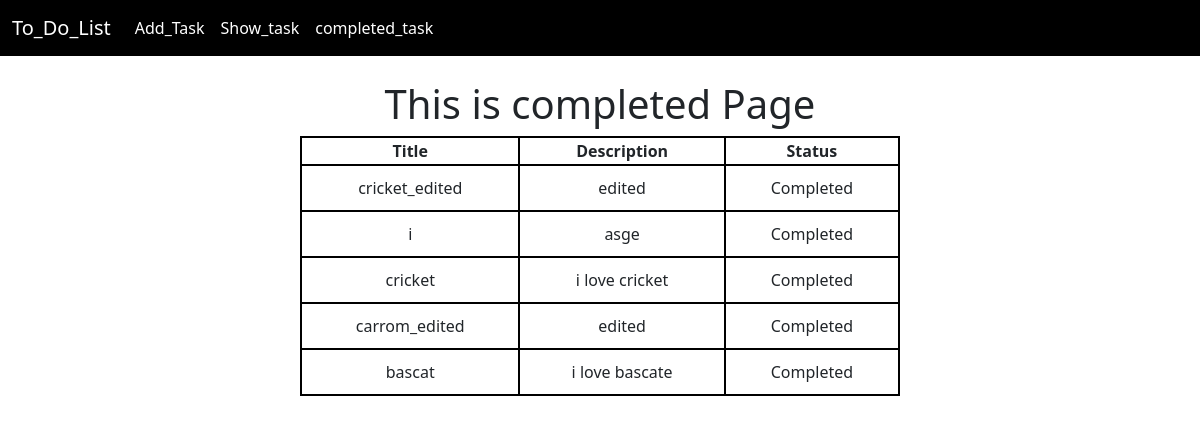
/completed_tasks/, run on the app's committed database.
### first_app/models.py (models this page shows, shortened)
class TaskModel(models.Model):
    taskTitle = models.CharField(max_length=100)
    taskDescription = models.CharField(max_length=500)
    is_completed = models.BooleanField(default=False)

### first_app/views.py (the view)
# urls.py: path("completed_tasks/", views.completed_tasks, name="completed_task"),
def completed_tasks(request):
    completed_tasks = TaskModel.objects.filter(is_completed=True)
    return render(request, './completed_task.html', {'completed_tasks': completed_tasks})

### first_app/templates/completed_task.html (shortened to what this page needs)
{% extends 'base.html' %}
{% block content %}
     <br/>
    <table style="width: 50%; margin:auto;">
      <h1 style="text-align: center;">This is completed Page</h1>
      <thead>
        <tr style="margin-bottom: 10px;">
          <th style="text-align: center; border: 2px solid black;">Title</th>
          <th style="text-align: center; border: 2px solid black;">Description</th>
          <th style="text-align: center; border: 2px solid black;">Status</th>
        </tr>
      </thead>
      <tbody>
        {% for task in completed_tasks %}
          <tr style="margin-bottom: 10px;">
            <td style="text-align: center; border: 2px solid black; padding: 10px;">{{ task.taskTitle }}</td>
            <td style="text-align: center; border: 2px solid black; padding: 10px;">{{ task.taskDescription }}</td>
            <td style="text-align: center; border: 2px solid black; padding: 10px;">Completed</td>
          </tr>
        {% endfor %}
      </tbody>
    </table>
{% endblock %}

### first_app/templates/base.html (shortened to what this page needs)
<!DOCTYPE html>
<html lang="en">
<head>
    <link href="https://cdn.jsdelivr.net/npm/bootstrap@5.3.1/dist/css/bootstrap.min.css" rel="stylesheet"
>
</head>
<body>
    <nav class="navbar navbar-expand-lg  bg-black">
        <div class="container-fluid">
            <a class="navbar-brand text-white" href="#">To_Do_List</a>
            <div class="collapse navbar-collapse" id="navbarNavDropdown">
                <ul class="navbar-nav">
                    <li class="nav-item">
                        <a class="nav-link active text-white" aria-current="page" href="{% url 'add_task' %}">Add_Task</a>
                    </li>
                    <li class="nav-item">
                        <a class="nav-link text-white" href="{% url 'show_taks' %}">Show_task</a>
                    </li>
                    <li class="nav-item">
                        <a class="nav-link text-white" href="{% url 'completed_task' %}">completed_task</a>
                    </li>
                </ul>
            </div>
        </div>
    </nav>
    {% block content %} {% endblock %}
</body>
</html>
</body>
</html>

### data on the page
TaskModel: taskTitle "cricket_edited", taskDescription "edited"
TaskModel: taskTitle "i", taskDescription "asge"
TaskModel: taskTitle "cricket", taskDescription "i love cricket"
TaskModel: taskTitle "carrom_edited", taskDescription "edited"
TaskModel: taskTitle "bascat", taskDescription "i love bascate"
